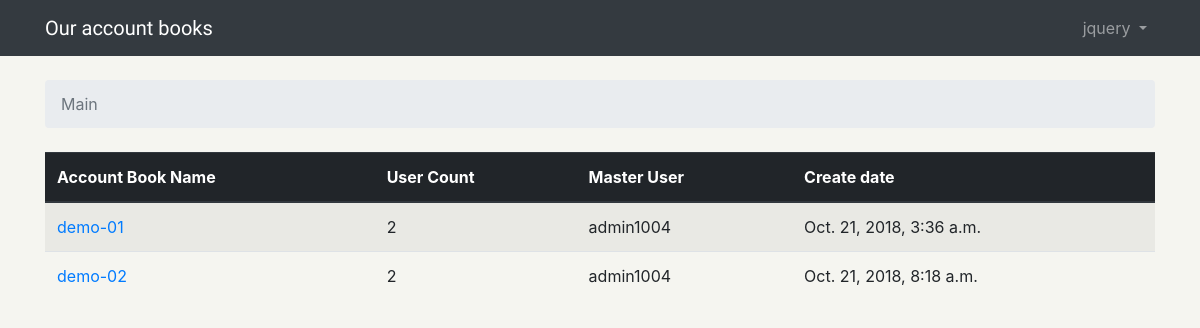
Screenshot of /home/ (signed in) with the database file from the repository.
### accountBookMain/models.py (models this page shows)
class PartyBelongTo(models.Model):
    user_id = models.ForeignKey(User, related_name='partyBelongTo', on_delete=models.CASCADE)
    account_id = models.ForeignKey(AccountBooksName, related_name='partyBelongTo', on_delete=models.CASCADE)
    create_at = models.DateTimeField(auto_now_add=True)

class AccountBooksName(models.Model):
    MONEY_COUNTRY = (
        ('k', "kor"),
        ('j', "jp")
    )
    account_id = models.AutoField(primary_key=True)
    account_name = models.CharField(max_length=100)
    p_cnt = models.IntegerField(default=0)
    money = models.CharField(max_length=1, choices=MONEY_COUNTRY)  # 언어설정 칼럼
    create_at = models.DateTimeField(auto_now_add=True)
    create_user = models.CharField(max_length=100, null=False)

### accountBookMain/views.py (the view)
# urls.py: path('home/', views.main_view, name='home')
@login_required
def main_view(request):
    get_user = request.user
    get_list = PartyBelongTo.objects.filter(user_id=get_user)
    if len(get_list) == 0:
        get_list = False
    return render(request, 'home.html', {'list': get_list})

### templates/home.html
{% extends 'base.html' %}
{% block breadcrumb %}
    <li class="breadcrumb-item active">Main</li>
{% endblock %}
{% block contents %}
    {% if list is False %}
        <h3>등록된 가계부가 없습니다.</h3>
        <a class="btn btn-success" href="{% url 'make_account' %}" role="button">가계부 만들기</a>
    {% else %}
        <table class="table table-striped">
            <thead class="thead-dark">
                <th scope="col">Account Book Name</th>
                <th scope="col">User Count</th>
                <th scope="col">Master User</th>
                <th scope="col">Create date</th>
            </thead>
            <tbody>
                 {% for item in list %}
                    <tr>
                        <td>
                            <a href="{% url 'history_main' item.account_id.pk %}">{{ item.account_id.account_name }}</a>
                        </td>
                        <td>{{ item.account_id.p_cnt }}</td>
                        <td>{{ item.account_id.create_user }}</td>
                        <td>{{ item.account_id.create_at }}</td>
                    </tr>
                {% endfor %}
            </tbody>
        </table>
    {% endif %}
{% endblock %}

### templates/base.html (shortened to what this page needs)
{% load static %}<!DOCTYPE html>
<html>
    <head>
        <link rel="stylesheet" href="{% static 'css/bootstrap.min.css' %}">
        <link rel="stylesheet" href="{% static 'css/baseBackgroundSettings.css' %}">
    </head>
    <body>
        {% block body %}
            <nav class="navbar navbar-expand-sm navbar-dark bg-dark">
                <div class="container">
                    <a class="navbar-brand head-title" href="{% url 'home' %}">Our account books</a>
                    <div class="collapse navbar-collapse" id="mainMenu">
                        <ul class="navbar-nav ml-auto">
                            <li class="nav-item dropdown">
                                <a class="nav-link dropdown-toggle" href="#" id="userMenu" data-toggle="dropdown" aria-haspopup="true" aria-expanded="false">
                                    {{ user.username }}
                                </a>
                            </li>
                        </ul>
                    </div>
                </div>
            </nav>
            <div class="container">
                <ol class="breadcrumb my-4">
                    {% block breadcrumb %}
                    {% endblock%}
                </ol>
                {% block contents %}
                {% endblock %}
            </div>
        {% endblock body %}
    </body>
<html>

### static/css/baseBackgroundSettings.css (style rules this page uses)
body { background-color : #f5f5f0; }
.head-title { font-family: 'Peralta', cursive; }

### rows the page displays
PartyBelongTo: account_id.account_name "demo-01", account_id.p_cnt "2", account_id.create_user "admin1004", account_id.create_at "Oct. 21, 2018, 3:36 a.m."
PartyBelongTo: account_id.account_name "demo-02", account_id.p_cnt "2", account_id.create_user "admin1004", account_id.create_at "Oct. 21, 2018, 8:18 a.m."

### other values shown
{{ user.username }} "jquery"
